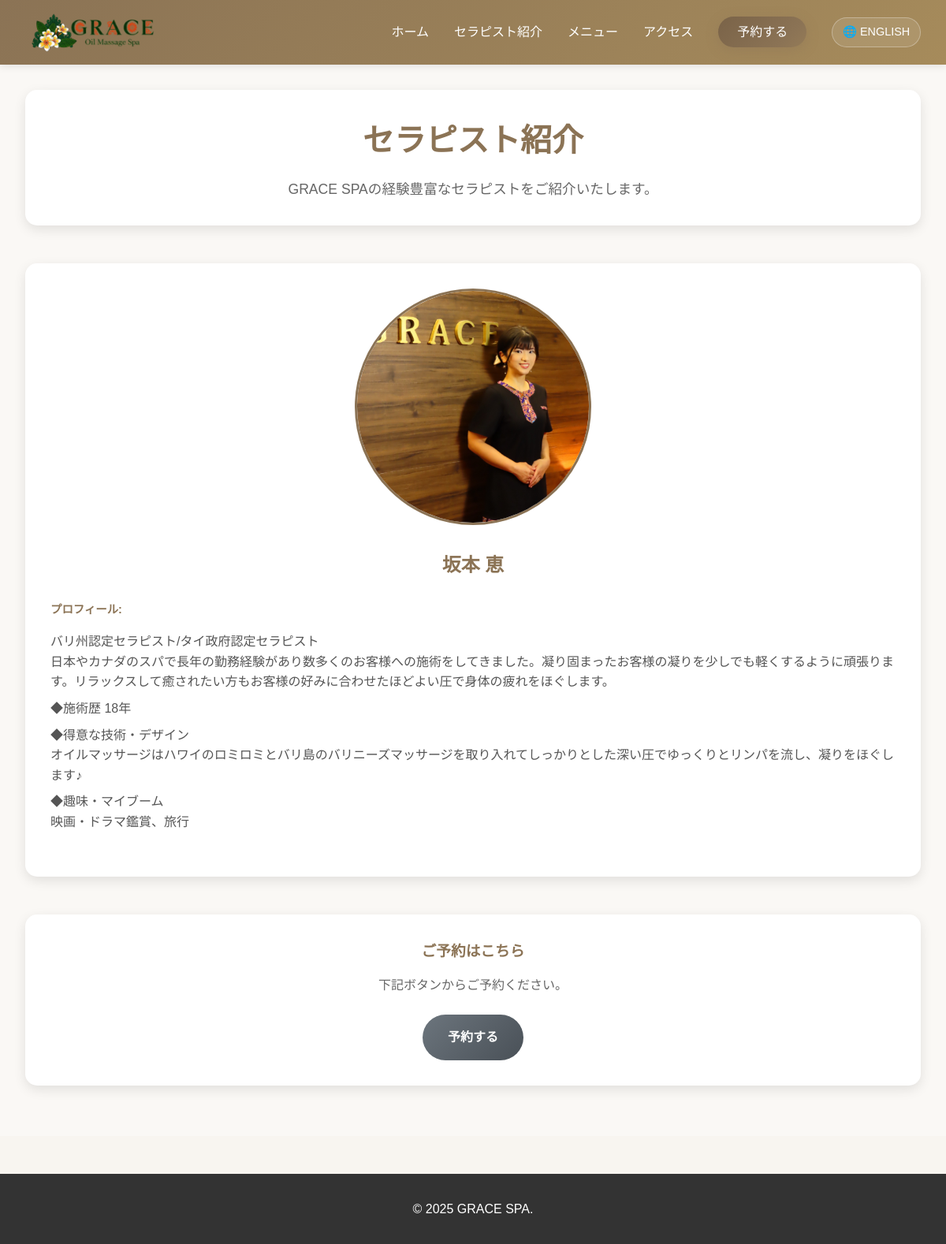
Page /therapists/ on the earlier database version.
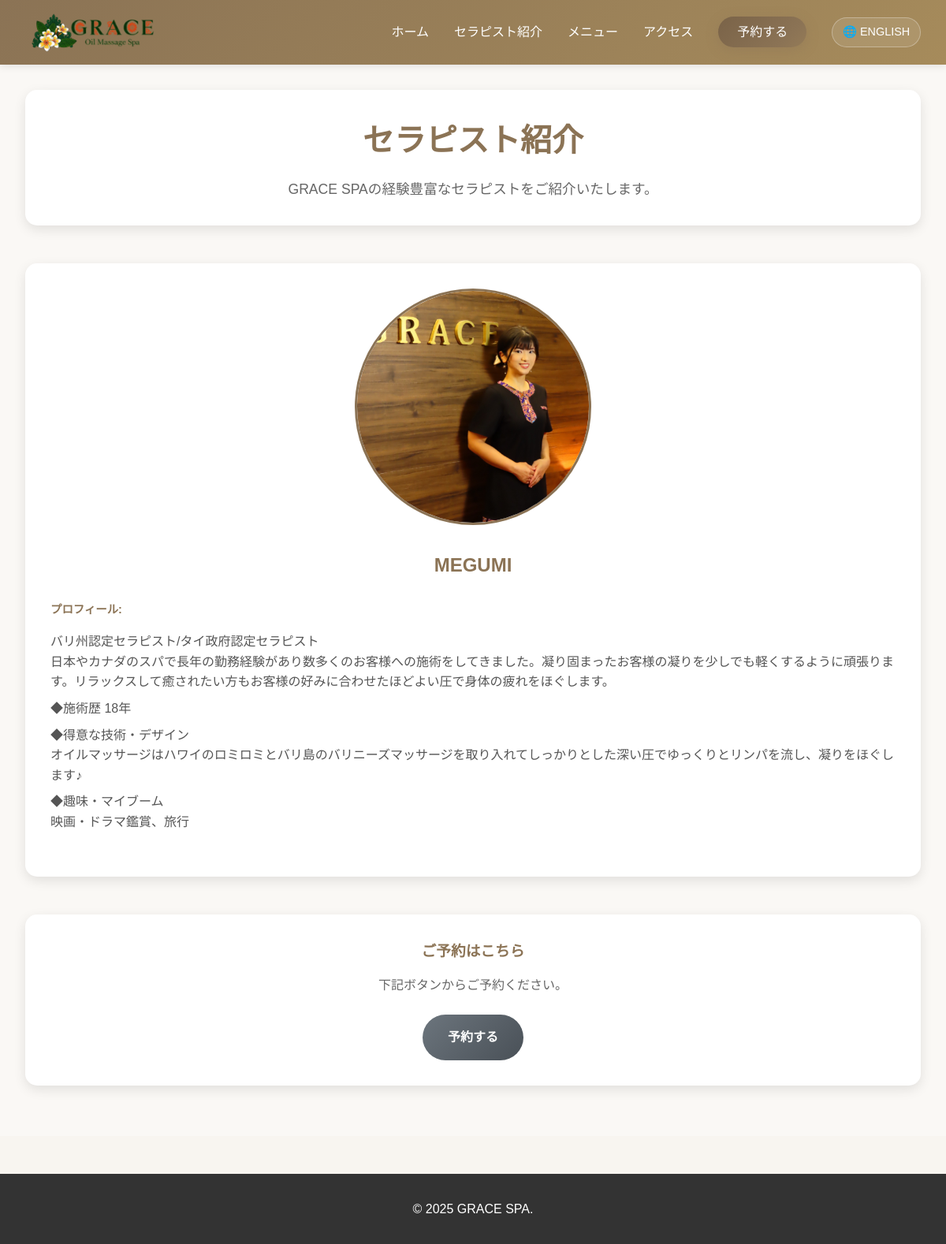
Same page on the later database version.
### bookings/models.py (models this page shows, shortened)
class Therapist(models.Model):
    name = models.CharField('名前', max_length=50)
    display_name = models.CharField('表示名', max_length=50, help_text='お客様に表示される名前')
    description = models.TextField('紹介文', blank=True)
    image = models.ImageField('写真', upload_to='therapists/', blank=True, null=True)
    is_active = models.BooleanField('有効', default=True)
    sort_order = models.PositiveIntegerField('表示順', default=0)
    created_at = models.DateTimeField('作成日時', auto_now_add=True)
    updated_at = models.DateTimeField('更新日時', auto_now=True)
    class Meta:
        verbose_name = '施術者'
        verbose_name_plural = '施術者'
        ordering = ['sort_order', 'name']

### website/views.py (the view)
# urls.py: path('therapists/', views.therapists, name='therapists'),
def therapists(request):
    from bookings.models import Therapist, BookingSettings
    try:
        booking_settings = BookingSettings.get_current_settings()
        enable_therapist_selection = booking_settings.enable_therapist_selection
    except:
        enable_therapist_selection = True  # デフォルトは有効
    therapists = Therapist.objects.filter(is_active=True).order_by('sort_order', 'name')
    context = {
        'title': 'セラピスト紹介 - GRACE SPA',
        'therapists': therapists,
        'enable_therapist_selection': enable_therapist_selection
    }
    return render(request, 'website/therapists.html', context)

### bookings/models.py (called while the page is built)
    @classmethod
    def get_current_settings(cls):
        settings, created = cls.objects.get_or_create(id=1)
        return settings

### templates/website/therapists.html (shortened to what this page needs)
{% extends 'base.html' %}
{% block content %}
<div class="therapists-page">
    <div class="container">
        <div class="page-header">
            <h1>セラピスト紹介</h1>
            <p class="page-description">
                GRACE SPAの経験豊富なセラピストをご紹介いたします。<br>
            </p>
        </div>
        {% if therapists %}
            <div class="therapists-grid">
                {% for therapist in therapists %}
                <div class="therapist-card {% if therapist.is_featured %}featured{% endif %}">
                    <div class="therapist-photo">
                        {% if therapist.image %}
                            <img src="{{ therapist.image.url }}" alt="{{ therapist.display_name }}">
                        {% else %}
                            <div class="photo-placeholder">
                                <span class="icon">👤</span>
                            </div>
                        {% endif %}
                    </div>
                    <div class="therapist-info">
                        <h2>{{ therapist.display_name }}</h2>
                        {% if therapist.description %}
                            <div class="introduction">
                                <span class="label">プロフィール:</span>
                                <p>{{ therapist.description|linebreaks }}</p>
                            </div>
                        {% endif %}
                    </div>
                </div>
                {% endfor %}
            </div>
            {% if enable_therapist_selection %}
            <div class="general-booking">
                <h3>施術者を指定せずに予約する</h3>
                <p>特にご希望の施術者がない場合は、こちらからご予約ください。</p>
                <a href="{% url 'bookings:booking_step1' %}" class="btn-general-booking">施術者指定なしで予約</a>
            </div>
            {% else %}
            <div class="general-booking">
                <h3>ご予約はこちら</h3>
                <p>下記ボタンからご予約ください。</p>
                <a href="{% url 'bookings:booking_step1' %}" class="btn-general-booking">予約する</a>
            </div>
            {% endif %}
        {% else %}
            <div class="no-therapists">
                <h2>施術者情報準備中</h2>
                <p>現在、施術者の詳細情報を準備しております。しばらくお待ちください。</p>
                <a href="{% url 'bookings:booking_step1' %}" class="btn-general-booking">ご予約はこちら</a>
            </div>
        {% endif %}
    </div>
</div>
{% endblock %}

Differences in the rows shown:
changed Therapist: display_name "坂本 恵" → "MEGUMI"
